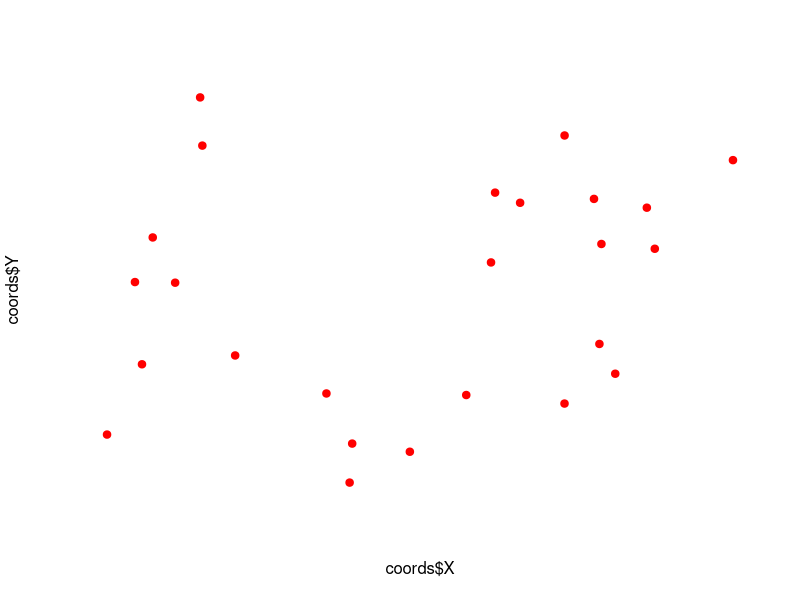

Write R code to recreate this figure. (Note: this script raises an error after producing the figure.)

# Create some random points
n <- 25
coords <- data.frame(X=runif(n), Y=runif(n), Name="Test Label")

# Plot them
plot(x=coords$X, y=coords$Y, pch=19, bty="n", xaxt="n", yaxt="n", col="red")

# Plot text labels
overlayText(coords$X, coords$Y, coords$Name, cex=0.5)

#############
# FUNCTIONS #
#############

overlayText <- function(x, y, labels, xThresholdProp=0.05, yThresholdProp=0.05,
                        pos=NULL, cex=1){
  
  # Define your thresholds for closeness
  axisLimits <- par("usr")
  xThreshold <- xThresholdProp * (axisLimits[2] - axisLimits[1])
  yThreshold <- yThresholdProp * (axisLimits[4] - axisLimits[3])
  
  # Put coordinates and labels into dataframe
  coords <- data.frame(X=x, Y=y, Name=labels)
  
  # Get alternative points for when labels overlap
  alternatives <- getAlternativeLabelLocations(n=1000, xThreshold, yThreshold, coords,
                                               axisLimits)
  
  # Assign new locations where necessary
  newLocations <- getNewLocations(coords, alternatives, xThreshold, yThreshold)
  
  # Plot labels
  plotTextLabels(newLocations, coords, pos, cex)
}

plotTextLabels <- function(newLocations, oldLocations, pos, cex){
  
  for(i in 1:nrow(newLocations)){
    
    if(newLocations[i, "X"] != oldLocations[i, "X"] || 
       newLocations[i, "Y"] != oldLocations[i, "Y"]){
      
      text(x=newLocations[i, "X"], y=newLocations[i, "Y"],
           labels=newLocations[i, "Name"], xpd=TRUE, pos=pos, cex=cex)
      points(x=c(newLocations[i, "X"], oldLocations[i, "X"]),
             y=c(newLocations[i, "Y"], oldLocations[i, "Y"]),
             type="l", col=rgb(0,0,0, 0.5))
    }else{
      text(x=newLocations[i, "X"], y=newLocations[i, "Y"],
           labels=newLocations[i, "Name"], xpd=TRUE, pos=pos, cex=cex)
    }
  }
}

getNewLocations <- function(coords, alternatives, xThreshold, yThreshold){
  
  # Assign new locations to labels if necessary
  newLocations <- coords
  skip <- c()
  for(i in 1:nrow(coords)){
    
    # Check if current point too close to others
    for(j in 1:nrow(coords)){
      
      # Skip if same location
      if(i == j || j %in% skip){
        next
      }
      
      # Check if current locations are too close
      if(abs(coords[i, "X"] - coords[j, "X"]) < xThreshold &&
         abs(coords[i, "Y"] - coords[j, "Y"]) < yThreshold){
        
        newLocationIndex <- getNewLocation(coords[i, "X"], coords[i, "Y"], alternatives)
        newLocations[i, c(1, 2)] <- alternatives[newLocationIndex, ]
        alternatives <- alternatives[-newLocationIndex, ]
        skip[length(skip) + 1] <- i
        
        break
      }
    }
    
    # Check if ran out of new locations
    if(is.na(alternatives[1, 1]) == TRUE){
      break
    }
  }
  
  return(newLocations)
}

getNewLocation <- function(x, y, alternatives){
  
  # Calculate the distance to all alternative locations
  distances <- c()
  for(i in 1:nrow(alternatives)){
    distances[i] <- euclideanDistance(x, y, alternatives[i, "X"], alternatives[i, "Y"])
  }
  
  # Select the closest
  chosen <- which(distances == min(distances))[1]
  
  return(chosen)
}

getAlternativeLabelLocations <- function(n, xThreshold, yThreshold, coords, axisLimits){
  
  # Get a set of random points
  randomX <- runif(n, min=axisLimits[1], max=axisLimits[2])
  randomY <- runif(n, min=axisLimits[3], max=axisLimits[4])
  
  # Remove points that are too close to actual values
  remove <- c()
  for(i in 1:n){
    
    for(j in 1:nrow(coords)){
      
      if(abs(randomX[i] - coords[j, "X"]) < xThreshold &&
         abs(randomY[i] - coords[j, "Y"]) < yThreshold){
        remove[length(remove) + 1] <- i
        break
      }
    }
  }
  randomX <- randomX[-remove]
  randomY <- randomY[-remove]
  
  # Remove points that are too close to each other
  skip <- c()
  for(i in 1:length(randomX)){
    
    for(j in 1:length(randomX)){
      
      if(j %in% skip || i == j){
        next
      }
      
      if(abs(randomX[i] - randomX[j]) < xThreshold &&
         abs(randomY[i] - randomY[j]) < yThreshold){
        skip[length(skip) + 1] <- i
        break
      }
    }
  }
  randomX <- randomX[-skip]
  randomY <- randomY[-skip]
  
  alternatives <- data.frame(X=randomX, Y=randomY)
  return(alternatives)
}




